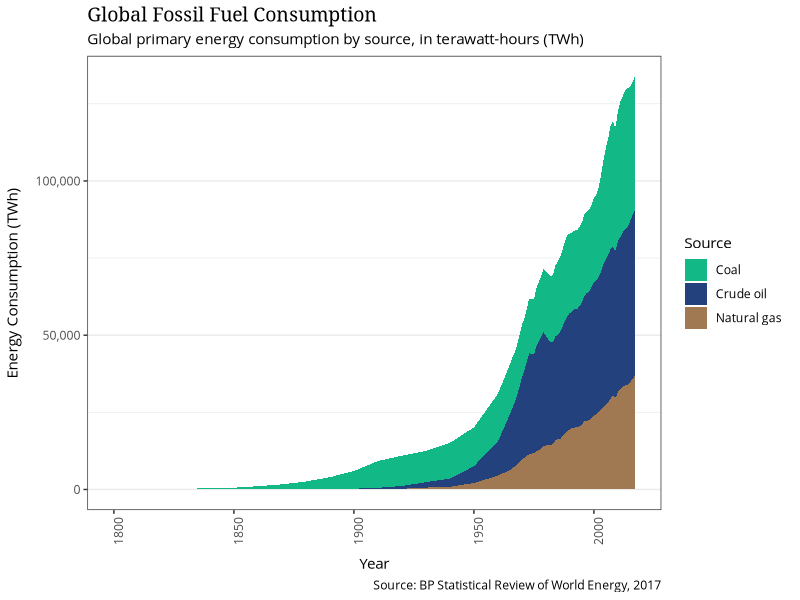

Here is the R script that generated this plot:
# let's look at the global fossil fuel consumption

library(data.table)
library(ggplot2)

ff_glob <- fread("data/gloabal_fossil_fuel_cons.csv")

ff_glob_long <- melt(ff_glob, id.vars = c("Entity", "Code", "Year"))

ff_glob_long[, Source := gsub("(terawatt-hours)", "", variable)]
ff_glob_long[, Source := gsub("()", "", Source, fixed = TRUE)]
cols <- c("#D05D4E","#F59F00","#228AE6","#12B886","#23417D","#A07952","#82C91E","#CACACA","#2F56A6","#BE4BDB")

ggplot(ff_glob_long, aes(x=Year, y=value, fill=Source)) + 
  geom_area() + theme_bw() + theme_bw() + theme(legend.position="right",
                                                  panel.grid.major.x = element_blank(),
                                                  panel.grid.minor.x = element_blank(),
                                                  text = element_text(family = "Open Sans"),
                                                  plot.title = element_text(family = "Georgia",size = 14),
                                                  axis.text.x = element_text(angle = 90),
                                                  axis.title.y = element_text(margin = margin(t = 0, r = 10, b = 0, l = 0)),
                                                  axis.title.x = element_text(margin = margin(t = 10, r = 0, b = 0, l = 0))) + 
  scale_fill_manual(values=c("#12B886","#23417D","#A07952")) + 
  
  ylab("Energy Consumption (TWh)") + xlab("Year") + 
  scale_y_continuous(labels = scales::comma) + 
  labs(title = "Global Fossil Fuel Consumption", 
       subtitle = "Global primary energy consumption by source, in terawatt-hours (TWh)", 
       caption = "Source: BP Statistical Review of World Energy, 2017") 

